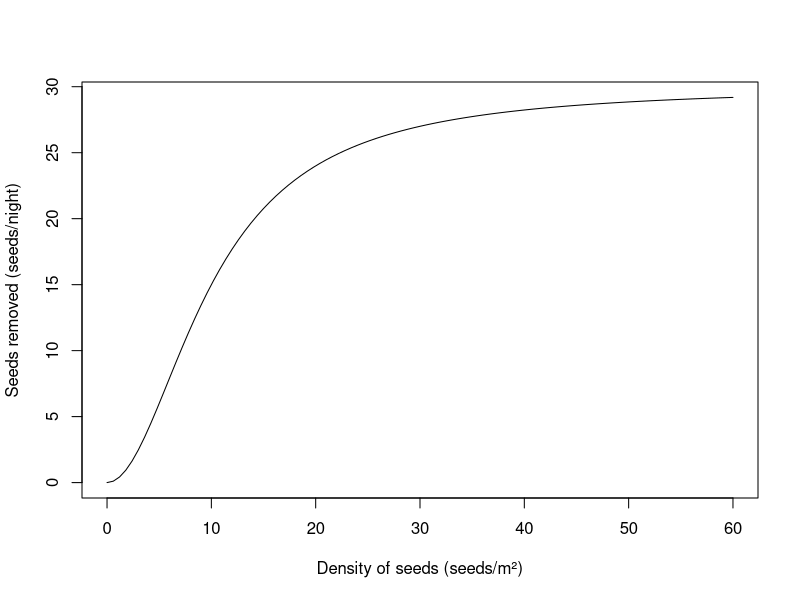
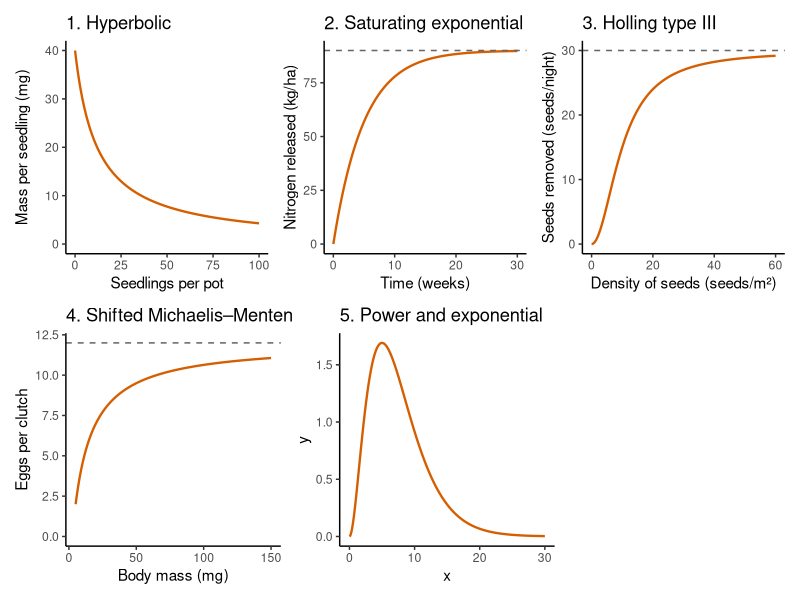
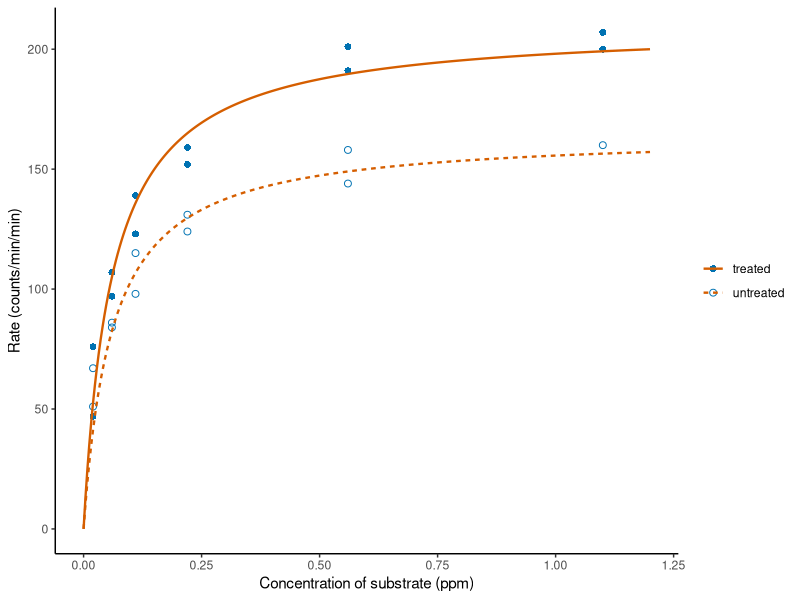
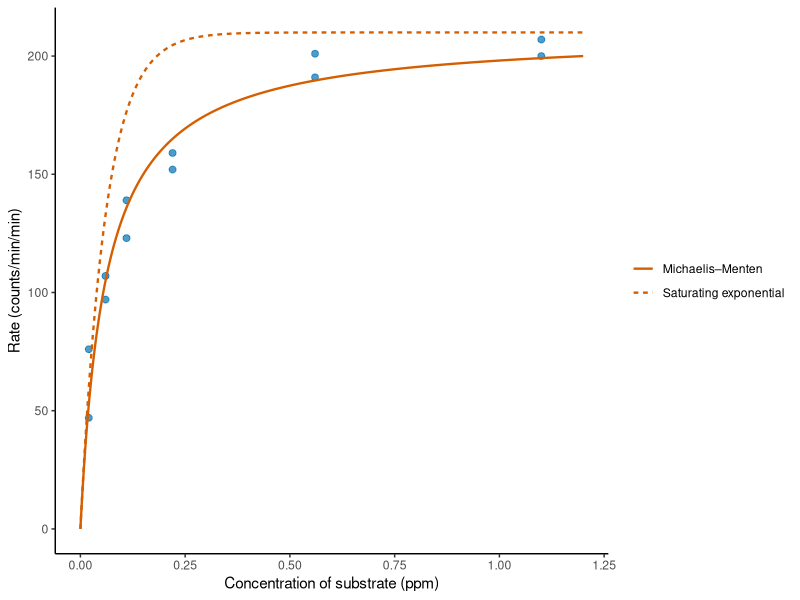

These figures' R source, in order: (Note: this script raises an error after producing the figures.)
## ---- chunk 1
#| include: false
# Load ggplot2 for the consistently formatted rendered figures on this page.
library(ggplot2)
## ---- chunk 2
# The five functions of the exercise.
seedling_mass = function(x) 480 / (12 + x)
nitrogen = function(x) 90 * (1 - exp(-0.2 * x))
seeds_removed = function(x) 30 * x^2 / (100 + x^2)
clutch = function(x) 2 + 10 * (x - 5) / (15 + (x - 5))
power_exponential = function(x) 0.5 * x^2 * exp(-0.4 * x)

# Value at the lower end of the domain, close to it, and at a very large x.
seedling_mass(c(0, 0.5, 100000))
nitrogen(c(0, 0.5, 100000))
seeds_removed(c(0, 0.5, 100000))
clutch(c(5, 5.5, 100000))
power_exponential(c(0, 0.5, 100000))

# The approximations close to the lower end, at the same second value.
18 * 0.5
0.3 * 0.5^2
2 + 10 / 15 * (5.5 - 5)
0.5 * 0.5^2

# A quick look at one of the functions; the others are drawn in the same way.
curve(seeds_removed(x), from = 0, to = 60,
      xlab = "Density of seeds (seeds/m²)", ylab = "Seeds removed (seeds/night)")
## ---- chunk 3
#| echo: false
#| label: fig-end_behaviour
#| fig-width: 9
#| fig-height: 6
#| fig-cap: "The five functions of Exercise 2. Dashed lines mark the asymptotes that are not zero."
library(patchwork)

# One panel per function: the curve and, where there is one, the asymptote
draw_panel = function(fun, from, to, asymptote, title, x_label, y_label) {
  curve_data = data.frame(x = seq(from, to, length.out = 300))
  curve_data$y = fun(curve_data$x)
  panel = ggplot(curve_data, aes(x = x, y = y)) +
    geom_line(colour = "#D55E00", linewidth = 0.8) +
    labs(title = title, x = x_label, y = y_label) +
    expand_limits(y = 0) +
    theme_classic()
  if (!is.na(asymptote)) {
    panel = panel + geom_hline(yintercept = asymptote, linetype = "dashed", colour = "grey40")
  }
  panel
}

panel_1 = draw_panel(seedling_mass, 0, 100, NA, "1. Hyperbolic",
                     "Seedlings per pot", "Mass per seedling (mg)")
panel_2 = draw_panel(nitrogen, 0, 30, 90, "2. Saturating exponential",
                     "Time (weeks)", "Nitrogen released (kg/ha)")
panel_3 = draw_panel(seeds_removed, 0, 60, 30, "3. Holling type III",
                     "Density of seeds (seeds/m²)", "Seeds removed (seeds/night)")
panel_4 = draw_panel(clutch, 5, 150, 12, "4. Shifted Michaelis–Menten",
                     "Body mass (mg)", "Eggs per clutch")
panel_5 = draw_panel(power_exponential, 0, 30, NA, "5. Power and exponential",
                     "x", "y")

(panel_1 + panel_2 + panel_3) / (panel_4 + panel_5 + plot_spacer())
## ---- chunk 4
# Question 3: derivative of the Holling type III function with D(), and the formulas
# derived on paper, 2 * a * b^2 * x / (b^2 + x^2)^2 and a / (2 * b) at x = b.
holling_3_derivative = D(expression(a * x^2 / (b^2 + x^2)), "x")
eval(holling_3_derivative, list(a = 30, b = 10, x = 10))
2 * 30 * 10^2 * 10 / (10^2 + 10^2)^2
30 / (2 * 10)

# Question 5: partial derivatives of the Ricker function with respect to a and to b.
ricker_da = D(expression(a * x * exp(-b * x)), "a")
ricker_db = D(expression(a * x * exp(-b * x)), "b")
eval(ricker_da, list(a = 2, b = 0.5, x = 2))
eval(ricker_db, list(a = 2, b = 0.5, x = 2))

# The formulas derived on paper.
2 * exp(-0.5 * 2)
-2 * 2^2 * exp(-0.5 * 2)
## ---- chunk 5
# Question 3: peak of the Hassell function with an exponent of 2 on a fine grid of eggs.
egg_grid = seq(0, 400, by = 0.01)
adults = 1280 * egg_grid / (40 + egg_grid)^2
egg_grid[which.max(adults)]
max(adults)

# Question 5: peak of the Holling type IV function on a fine grid of biomass,
# and its value at a very large biomass.
biomass_grid = seq(0, 400, by = 0.01)
intake = 12 * biomass_grid^2 / (100 - 10 * biomass_grid + biomass_grid^2)
biomass_grid[which.max(intake)]
max(intake)
12 * 100000^2 / (100 - 10 * 100000 + 100000^2)
## ---- chunk 6
# Question 1: the Holling type II form (alpha = 2, H = 0.05) and the Michaelis–Menten
# form (a = 20, b = 10) at four densities of prey.
prey = c(1, 5, 20, 80)
2 * prey / (1 + 2 * 0.05 * prey)
20 * prey / (10 + prey)

# Question 2: the Ricker function with a = 8 and b = 0.25, and the form with the
# location (4) and the height (8 * 4 / e) of the peak as parameters.
x_values = c(1, 4, 10)
y_max = 8 * 4 / exp(1)
8 * x_values * exp(-0.25 * x_values)
y_max * (x_values / 4) * exp(1 - x_values / 4)
## ---- chunk 7
# Load the data and look at the first rows.
data(Puromycin, package = "datasets")
head(Puromycin)

# Michaelis–Menten function: asymptote a and half-maximum b.
michaelis_menten = function(x, a = 1, b = 1) {
  a * x / (b + x)
}
## ---- chunk 8
#| label: fig-puromycin_curves
#| fig-cap: "Rate of an enzymatic reaction against the concentration of the substrate in cells treated with puromycin (filled circles, solid line) and in untreated cells (open circles, dashed line). The curves are Michaelis–Menten functions with parameters read by eye: a = 210 and b = 0.06 for the treated cells, a = 165 and b = 0.06 for the untreated cells."
# Values read from the plot: asymptote (counts/min/min) and half-maximum (ppm).
a_treated = 210
a_untreated = 165
b_both = 0.06

# The two curves on a sequence of concentrations, in one data frame.
conc_values = seq(0, 1.2, length.out = 300)
puromycin_curves = data.frame(
  conc = rep(conc_values, times = 2),
  rate = c(michaelis_menten(conc_values, a = a_treated, b = b_both),
           michaelis_menten(conc_values, a = a_untreated, b = b_both)),
  state = rep(c("treated", "untreated"), each = length(conc_values))
)

# Observations as points (shape by state) and curves as lines (line type by state).
puromycin_plot = ggplot(Puromycin, aes(x = conc, y = rate)) +
  geom_point(aes(shape = state), colour = "#0072B2", size = 2) +
  geom_line(data = puromycin_curves, aes(linetype = state),
            colour = "#D55E00", linewidth = 0.8) +
  scale_shape_manual(values = c(treated = 16, untreated = 1)) +
  labs(x = "Concentration of substrate (ppm)", y = "Rate (counts/min/min)",
       shape = NULL, linetype = NULL) +
  theme_classic()
puromycin_plot
## ---- chunk 9
#| label: fig-puromycin_exponential
#| fig-cap: "Michaelis–Menten function (solid line; a = 210, b = 0.06) and saturating exponential function with the same asymptote and the same initial slope (dashed line), with the observations of the treated cells."
# Saturating exponential: asymptote a and rate b.
saturating_exponential = function(x, a = 1, b = 1) {
  a * (1 - exp(-b * x))
}

# Both functions on a fine grid of concentrations, with the same asymptote and
# the same initial slope.
conc_grid = seq(0, 1.2, by = 0.0001)
mm_values = michaelis_menten(conc_grid, a = a_treated, b = b_both)
exp_values = saturating_exponential(conc_grid, a = a_treated, b = 1 / b_both)

# Concentration at which the two functions differ most, and their values there.
largest = which.max(exp_values - mm_values)
conc_grid[largest]
mm_values[largest]
exp_values[largest]

# The two curves with the observations of the treated cells.
treated = Puromycin[Puromycin$state == "treated", ]
two_curves = data.frame(
  conc = rep(conc_grid, times = 2),
  rate = c(mm_values, exp_values),
  curve = rep(c("Michaelis–Menten", "Saturating exponential"), each = length(conc_grid))
)
ggplot(treated, aes(x = conc, y = rate)) +
  geom_point(colour = "#0072B2", alpha = 0.7, size = 2) +
  geom_line(data = two_curves, aes(linetype = curve), colour = "#D55E00", linewidth = 0.8) +
  labs(x = "Concentration of substrate (ppm)", y = "Rate (counts/min/min)",
       linetype = NULL) +
  theme_classic()
## ---- chunk 10
# Load the fir data and count the trees without a diameter or without a fecundity.
data(FirDBHFec_sum, package = "emdbook")
nrow(FirDBHFec_sum)
sum(is.na(FirDBHFec_sum$DBH))
sum(is.na(FirDBHFec_sum$fecundity))

# Keep the trees with a diameter.
fir = FirDBHFec_sum[!is.na(FirDBHFec_sum$DBH), ]
nrow(fir)
range(fir$DBH)
range(fir$fecundity)
## ---- chunk 11
#| label: fig-fir
#| fig-cap: "Fecundity of balsam fir trees against their diameter at breast height. The curve is a power law with parameters read by eye (a = 0.5, b = 2)."
# Power law: a is the value at x = 1 and b is the exponent.
power_law = function(x, a = 1, b = 1) {
  a * x^b
}

# The curve of question 2 on a sequence of diameters.
fir_curve = data.frame(DBH = seq(3, 18, length.out = 200))
fir_curve$fecundity = power_law(fir_curve$DBH, a = 0.5, b = 2)

# Observations as points and the curve as a line.
ggplot(fir, aes(x = DBH, y = fecundity)) +
  geom_point(colour = "#0072B2", alpha = 0.7, size = 2) +
  geom_line(data = fir_curve, colour = "#D55E00", linewidth = 0.8) +
  labs(x = "Diameter at breast height (cm)", y = "Fecundity (cone rachises)") +
  theme_classic()
## ---- chunk 12
# Load the damselfish data: 11 target densities of settlers.
data(DamselRecruitment_sum, package = "emdbook")
DamselRecruitment_sum

# Fraction of the settlers that survived, at each density.
DamselRecruitment_sum$surv.den / DamselRecruitment_sum$settler.den
## ---- chunk 13
#| label: fig-damsel
#| fig-cap: "Density of surviving damselfish against the density of settlers. Solid line: Michaelis–Menten function (a = 9.5, b = 15). Dashed line: hockey stick function (a = 0.25, c = 35)."
# Hockey stick function: slope a up to the breakpoint c, then the plateau a * c.
hockey_stick = function(x, a = 1, c = 1) {
  ifelse(x < c, a * x, a * c)
}

# Both curves on a sequence of densities. michaelis_menten() was defined in Exercise 6.
settler_values = seq(0, 350, length.out = 400)
damsel_curves = data.frame(
  settler.den = rep(settler_values, times = 2),
  surv.den = c(michaelis_menten(settler_values, a = 9.5, b = 15),
               hockey_stick(settler_values, a = 0.25, c = 35)),
  curve = rep(c("Michaelis–Menten", "Hockey stick"), each = length(settler_values))
)

ggplot(DamselRecruitment_sum, aes(x = settler.den, y = surv.den)) +
  geom_point(colour = "#0072B2", alpha = 0.7, size = 2) +
  geom_line(data = damsel_curves, aes(linetype = curve), colour = "#D55E00", linewidth = 0.8) +
  scale_linetype_manual(values = c("Michaelis–Menten" = "solid", "Hockey stick" = "dashed")) +
  labs(x = "Settlers per 0.1 m²", y = "Survivors per 0.1 m²", linetype = NULL) +
  theme_classic()
## ---- chunk 14
# Values of the hockey stick and of the Michaelis–Menten function at the four lowest
# densities of settlers, next to the observed survivors.
lowest = DamselRecruitment_sum$settler.den[1:4]
hockey_stick(lowest, a = 0.25, c = 35)
michaelis_menten(lowest, a = 9.5, b = 15)
DamselRecruitment_sum$surv.den[1:4]
## ---- chunk 15
#| label: fig-damsel_shepherd
#| fig-cap: "Shepherd functions with an initial slope s = 9.5/15 and a scale k = 15 for three values of the exponent c, with the damselfish data. With c = 1 (solid line) it is the Michaelis–Menten function of the previous figure."
# Shepherd function with the initial slope s, the scale k and the exponent c.
shepherd = function(x, s = 1, k = 1, c = 1) {
  s * x / (1 + (x / k)^c)
}

# Initial slope and scale that correspond to the Michaelis–Menten function.
s_damsel = 9.5 / 15
k_damsel = 15

# Value at x = k and at the highest density of settlers, for the three exponents.
shepherd(15, s = s_damsel, k = k_damsel, c = c(0.8, 1, 1.2))
shepherd(315, s = s_damsel, k = k_damsel, c = c(0.8, 1, 1.2))

# The three curves in one data frame.
shepherd_curves = data.frame(
  settler.den = rep(settler_values, times = 3),
  surv.den = c(shepherd(settler_values, s = s_damsel, k = k_damsel, c = 0.8),
               shepherd(settler_values, s = s_damsel, k = k_damsel, c = 1),
               shepherd(settler_values, s = s_damsel, k = k_damsel, c = 1.2)),
  exponent = rep(c("c = 0.8", "c = 1", "c = 1.2"), each = length(settler_values))
)

ggplot(DamselRecruitment_sum, aes(x = settler.den, y = surv.den)) +
  geom_point(colour = "#0072B2", alpha = 0.7, size = 2) +
  geom_line(data = shepherd_curves, aes(linetype = exponent),
            colour = "#D55E00", linewidth = 0.8) +
  scale_linetype_manual(values = c("c = 0.8" = "dotted", "c = 1" = "solid", "c = 1.2" = "dashed")) +
  labs(x = "Settlers per 0.1 m²", y = "Survivors per 0.1 m²", linetype = NULL) +
  theme_classic()
